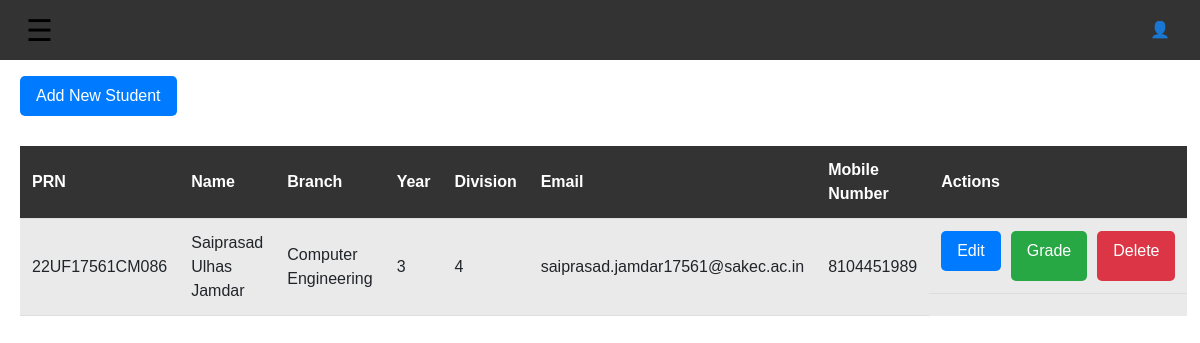
/students/, run on an earlier commit of the app's database.
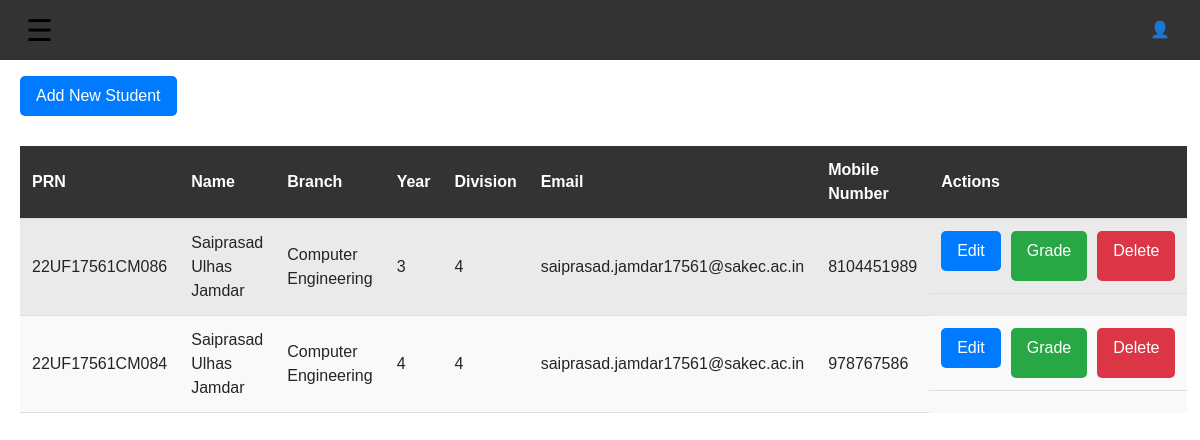
And on a later commit of the database.
### users/models.py (models this page shows)
class Students(models.Model):
    prn = models.CharField(max_length=20, primary_key=True)
    name = models.CharField(max_length=255)
    branch = models.CharField(max_length=100)
    year = models.IntegerField()
    division = models.IntegerField()
    email = models.EmailField(max_length=254, blank=True, null=True)
    mobile_number = models.BigIntegerField(blank=True, null=True)
    acad_year = models.IntegerField()
    class Meta:
        db_table = 'students'

### users/views.py (the view)
# urls.py: path('students/', user_views.student_list, name='student_list'),
def student_list(request):
    students = Students.objects.all()
    return render(request, 'student_list.html', {'students': students})

### users/templates/student_list.html (shortened to what this page needs)
{% extends 'base.html' %}
{% block content %}
<h1>Student List</h1>
<a href="{% url 'student_add' %}" class="btn btn-primary">Add New Student</a>
<table>
    <thead>
        <tr>
            <th>PRN</th>
            <th>Name</th>
            <th>Branch</th>
            <th>Year</th>
            <th>Division</th>
            <th>Email</th>
            <th>Mobile Number</th>
            <th>Actions</th>
        </tr>
    </thead>
    <tbody>
        {% for student in students %}
        <tr>
            <td>{{ student.prn }}</td>
            <td>{{ student.name }}</td>
            <td>{{ student.branch }}</td>
            <td>{{ student.year }}</td>
            <td>{{ student.division }}</td>
            <td>{{ student.email }}</td>
            <td>{{ student.mobile_number }}</td>
            <td class="actions">
                <a href="{% url 'student_edit' student.pk %}" class="btn btn-primary">Edit</a>
                <a href="{% url 'student_grade' student.pk %}" class="btn btn-success">Grade</a>
                <a href="{% url 'student_delete' student.pk %}" class="btn btn-danger">Delete</a>
            </td>
        </tr>
        {% endfor %}
    </tbody>
</table>
{% endblock %}

### users/templates/base.html (shortened to what this page needs)
{% load static %}
<!DOCTYPE html>
<html lang="en">
<head>
    <link href="https://stackpath.bootstrapcdn.com/bootstrap/4.5.2/css/bootstrap.min.css" rel="stylesheet">
    <link rel="stylesheet" href="https://maxcdn.bootstrapcdn.com/font-awesome/4.5.0/css/font-awesome.min.css">
    <link rel="stylesheet" href="{% static 'styles.css' %}">
</head>
<body>
    <div id="main-content">
        <header id="top-navbar">
            <button class="menu-btn" id="menu-btn">&#9776;</button>
            <a href="{% url 'login' %}" class="account-btn">&#128100;</a>
        </header>
        {% block content %}
        {% endblock %}
    </div>
</body>
</html>

### users/static/styles.css (style rules this page uses)
body { margin: 0; font-family: Arial, sans-serif; }
#menu-btn { font-size: 30px; cursor: pointer; background: none; border: none; z-index: 1001; }
#main-content { margin-left: 0; transition: margin-left 0.5s ease; padding: 20px; }
#top-navbar { position: fixed; top: 0; left: 0; width: 100%; height: 60px; background-color: #333; color: #fff; display: flex; align-items: center; justify-content: space-between; padding: 0 20px; z-index: 1000; }
.account-btn { color: #fff !important; background-color: transparent !important; border: none !important; text-decoration: none !important; padding: 10px !important; }

### users/templates/student_list.html (style rules this page uses)
table { width: 100%; border-collapse: collapse; margin-top: 20px; }
th, td { padding: 12px; text-align: left; border-bottom: 1px solid #ddd; }
th { background-color: #333; color: #fff; }
tr:nth-child(even) { background-color: #f9f9f9; }
tr:nth-child(odd) { background-color: #eaeaea; }
.btn-primary { background-color: #007bff; color: white; border: none; padding: 8px 16px; border-radius: 5px; cursor: pointer; text-decoration: none; display: inline-block; margin-bottom: 10px; }
.btn-danger { background-color: #dc3545; color: white; border: none; padding: 8px 16px; border-radius: 5px; cursor: pointer; text-decoration: none; }
.btn-success { background-color: #28a745; color: white; border: none; padding: 8px 16px; border-radius: 5px; cursor: pointer; text-decoration: none; }
.actions { display: flex; gap: 10px; }

What changed in the data, as far as the page shows it:
added Students: prn "22UF17561CM084", name "Saiprasad Ulhas Jamdar", branch "Computer Engineering", year "4", division "4", email "saiprasad.jamdar17561@sakec.ac.in", mobile_number "978767586"
